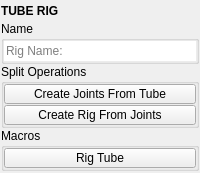
<?xml version="1.0" encoding="UTF-8"?>
<ui version="4.0">
 <class>QtUi</class>
 <widget class="QMainWindow" name="QtUi">
  <property name="geometry">
   <rect>
    <x>0</x>
    <y>0</y>
    <width>200</width>
    <height>173</height>
   </rect>
  </property>
  <property name="tabShape">
   <enum>QTabWidget::Triangular</enum>
  </property>
  <property name="dockNestingEnabled">
   <bool>true</bool>
  </property>
  <property name="dockOptions">
   <set>QMainWindow::AllowNestedDocks|QMainWindow::AllowTabbedDocks|QMainWindow::AnimatedDocks|QMainWindow::ForceTabbedDocks</set>
  </property>
  <property name="bnabled" stdset="0">
   <bool>true</bool>
  </property>
  <widget class="QWidget" name="central_widget">
   <property name="minimumSize">
    <size>
     <width>200</width>
     <height>0</height>
    </size>
   </property>
   <layout class="QVBoxLayout" name="verticalLayout_2">
    <property name="leftMargin">
     <number>1</number>
    </property>
    <property name="topMargin">
     <number>1</number>
    </property>
    <property name="rightMargin">
     <number>1</number>
    </property>
    <property name="bottomMargin">
     <number>1</number>
    </property>
    <item>
     <layout class="QVBoxLayout" name="verticalLayout">
      <property name="spacing">
       <number>0</number>
      </property>
      <item>
       <widget class="Header" name="header">
        <property name="minimumSize">
         <size>
          <width>0</width>
          <height>20</height>
         </size>
        </property>
        <property name="maximumSize">
         <size>
          <width>16777215</width>
          <height>20</height>
         </size>
        </property>
        <property name="font">
         <font>
          <weight>75</weight>
          <bold>true</bold>
         </font>
        </property>
        <property name="text">
         <string>TUBE RIG</string>
        </property>
       </widget>
      </item>
      <item>
       <widget class="QGroupBox" name="groupBox_0">
        <property name="title">
         <string>Name</string>
        </property>
        <layout class="QVBoxLayout" name="verticalLayout_3">
         <property name="spacing">
          <number>1</number>
         </property>
         <property name="leftMargin">
          <number>0</number>
         </property>
         <property name="topMargin">
          <number>0</number>
         </property>
         <property name="rightMargin">
          <number>0</number>
         </property>
         <property name="bottomMargin">
          <number>0</number>
         </property>
         <item>
          <widget class="LineEdit" name="txt000">
           <property name="minimumSize">
            <size>
             <width>0</width>
             <height>20</height>
            </size>
           </property>
           <property name="maximumSize">
            <size>
             <width>16777215</width>
             <height>20</height>
            </size>
           </property>
           <property name="toolTip">
            <string>&lt;html&gt;&lt;head/&gt;&lt;body&gt;&lt;p&gt;If no name is given, the mesh object's name will be used.&lt;/p&gt;&lt;/body&gt;&lt;/html&gt;</string>
           </property>
           <property name="frame">
            <bool>false</bool>
           </property>
           <property name="placeholderText">
            <string>Rig Name:</string>
           </property>
          </widget>
         </item>
        </layout>
       </widget>
      </item>
      <item>
       <widget class="QGroupBox" name="groupBox_1">
        <property name="title">
         <string>Split Operations</string>
        </property>
        <layout class="QGridLayout" name="gridLayout">
         <property name="leftMargin">
          <number>0</number>
         </property>
         <property name="topMargin">
          <number>0</number>
         </property>
         <property name="rightMargin">
          <number>0</number>
         </property>
         <property name="bottomMargin">
          <number>0</number>
         </property>
         <property name="spacing">
          <number>1</number>
         </property>
         <item row="0" column="0">
          <widget class="QPushButton" name="b001">
           <property name="enabled">
            <bool>true</bool>
           </property>
           <property name="minimumSize">
            <size>
             <width>0</width>
             <height>20</height>
            </size>
           </property>
           <property name="maximumSize">
            <size>
             <width>999</width>
             <height>20</height>
            </size>
           </property>
           <property name="toolTip">
            <string>Select a single polygon tube mesh to create a rig.</string>
           </property>
           <property name="layoutDirection">
            <enum>Qt::RightToLeft</enum>
           </property>
           <property name="text">
            <string>Create Joints From Tube</string>
           </property>
           <property name="autoDefault">
            <bool>false</bool>
           </property>
           <property name="default">
            <bool>false</bool>
           </property>
           <property name="flat">
            <bool>false</bool>
           </property>
           <property name="bnabled" stdset="0">
            <bool>true</bool>
           </property>
          </widget>
         </item>
         <item row="4" column="0">
          <widget class="QPushButton" name="b002">
           <property name="enabled">
            <bool>true</bool>
           </property>
           <property name="minimumSize">
            <size>
             <width>0</width>
             <height>20</height>
            </size>
           </property>
           <property name="maximumSize">
            <size>
             <width>999</width>
             <height>20</height>
            </size>
           </property>
           <property name="toolTip">
            <string>Select the root joint and then a tube mesh to create a rig.</string>
           </property>
           <property name="layoutDirection">
            <enum>Qt::RightToLeft</enum>
           </property>
           <property name="text">
            <string>Create Rig From Joints</string>
           </property>
           <property name="autoDefault">
            <bool>false</bool>
           </property>
           <property name="default">
            <bool>false</bool>
           </property>
           <property name="flat">
            <bool>false</bool>
           </property>
           <property name="bnabled" stdset="0">
            <bool>true</bool>
           </property>
          </widget>
         </item>
        </layout>
       </widget>
      </item>
      <item>
       <widget class="QGroupBox" name="groupBox_2">
        <property name="title">
         <string>Macros</string>
        </property>
        <layout class="QGridLayout" name="gridLayout_2">
         <property name="leftMargin">
          <number>0</number>
         </property>
         <property name="topMargin">
          <number>0</number>
         </property>
         <property name="rightMargin">
          <number>0</number>
         </property>
         <property name="bottomMargin">
          <number>0</number>
         </property>
         <property name="spacing">
          <number>1</number>
         </property>
         <item row="0" column="0">
          <widget class="QPushButton" name="b000">
           <property name="enabled">
            <bool>true</bool>
           </property>
           <property name="minimumSize">
            <size>
             <width>0</width>
             <height>20</height>
            </size>
           </property>
           <property name="maximumSize">
            <size>
             <width>999</width>
             <height>20</height>
            </size>
           </property>
           <property name="toolTip">
            <string>Select a single polygon tube mesh to create a rig.</string>
           </property>
           <property name="layoutDirection">
            <enum>Qt::RightToLeft</enum>
           </property>
           <property name="text">
            <string>Rig Tube</string>
           </property>
           <property name="autoDefault">
            <bool>false</bool>
           </property>
           <property name="default">
            <bool>false</bool>
           </property>
           <property name="flat">
            <bool>false</bool>
           </property>
           <property name="bnabled" stdset="0">
            <bool>true</bool>
           </property>
          </widget>
         </item>
        </layout>
       </widget>
      </item>
      <item>
       <spacer name="verticalSpacer">
        <property name="orientation">
         <enum>Qt::Vertical</enum>
        </property>
        <property name="sizeHint" stdset="0">
         <size>
          <width>0</width>
          <height>10</height>
         </size>
        </property>
       </spacer>
      </item>
     </layout>
    </item>
   </layout>
  </widget>
 </widget>
 <customwidgets>
  <customwidget>
   <class>Header</class>
   <extends>QLabel</extends>
   <header>uitk.widgets.header.Header.h</header>
  </customwidget>
  <customwidget>
   <class>LineEdit</class>
   <extends>QLineEdit</extends>
   <header>widgets.lineedit.h</header>
  </customwidget>
 </customwidgets>
 <resources/>
 <connections/>
 <designerdata>
  <property name="gridDeltaX">
   <number>5</number>
  </property>
  <property name="gridDeltaY">
   <number>5</number>
  </property>
  <property name="gridSnapX">
   <bool>true</bool>
  </property>
  <property name="gridSnapY">
   <bool>true</bool>
  </property>
  <property name="gridVisible">
   <bool>true</bool>
  </property>
 </designerdata>
</ui>
